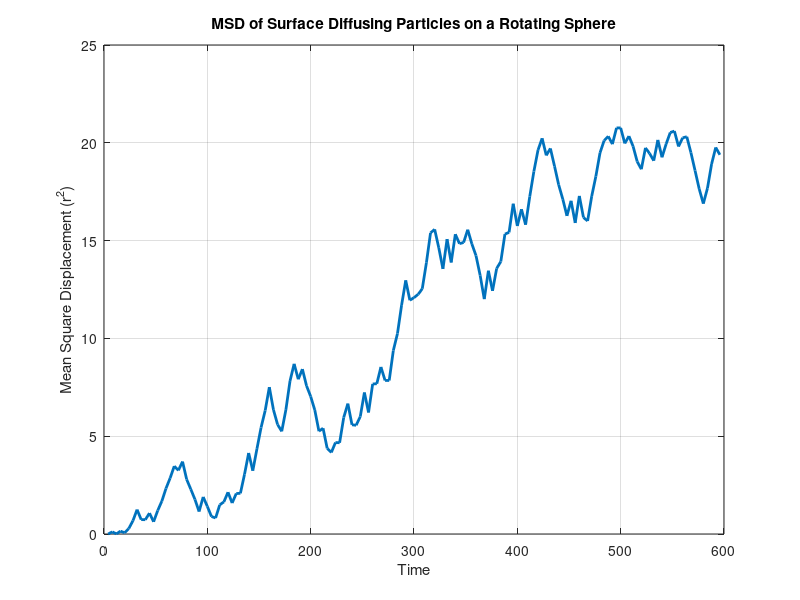
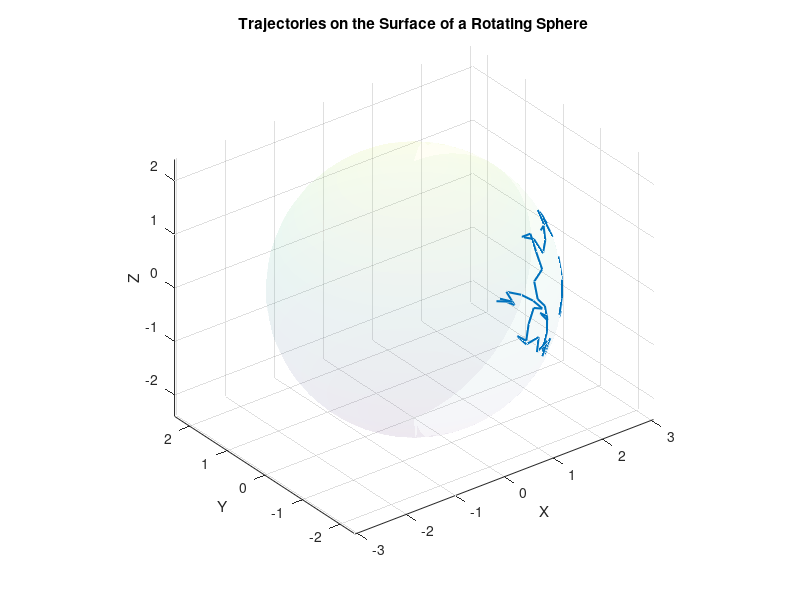

These charts were generated, in order, by the following MATLAB code: (Note: this script raises an error after producing the figures.)
for iii = 1:1

% Parameters
N = 1; % Number of particles
T = 149; % Number of time steps
R = 2.4; % Radius of sphere
stepSize = 0.3; % Surface diffusion step size
dt = 4.0; % Time step
omega = pi/200; % Sphere rotation rate (radians per step)

% great! omega = pi/50; % Sphere rotation rate (radians per step)


% Initialization
initial_positions = zeros(N, 3);
positions = zeros(N, 3, T);

% Random initial positions on the sphere
theta = acos(2*rand(N,1) - 1); % [0, pi]
phi = 2*pi*rand(N,1); % [0, 2pi]
x = R * sin(theta) .* cos(phi);
y = R * sin(theta) .* sin(phi);
z = R * cos(theta);
current_positions = [x, y, z];
initial_positions = current_positions;
positions(:,:,1) = current_positions;

% Run simulation
for t = 2:T
    % Global rotation around z-axis
    rotMat = [cos(omega), -sin(omega), 0;
              sin(omega), cos(omega), 0;
                    0 , 0 , 1];
    current_positions = (rotMat * current_positions')';

    % Surface diffusion step for each particle
    for i = 1:N
        r = current_positions(i, :)';
        % Tangent plane basis
        z_hat = r / norm(r);
        arbitrary = [0; 0; 1];
        if abs(dot(z_hat, arbitrary)) > 0.99
            arbitrary = [1; 0; 0];
        end
        u = cross(z_hat, arbitrary); u = u / norm(u);
        v = cross(z_hat, u);

        % Random step in tangent plane
        alpha = 2*pi*rand();
        step = stepSize * (cos(alpha)*u + sin(alpha)*v);
        r_new = r + step;
        current_positions(i,:) = R * (r_new' / norm(r_new));
    end

    % Store position
    positions(:,:,t) = current_positions;
end

% === Compute Mean Square Displacement (MSD) in Cartesian coordinates ===
MSD = zeros(1, T);
for t = 1:T
    displacements = positions(:,:,t) - initial_positions;
    MSD(t) = mean(vecnorm(displacements, 2, 2).^2);
end

% === Plot MSD ===
time = (1:T) * dt;
figure;
plot(time, MSD, 'LineWidth', 2);
xlabel('Time');
ylabel('Mean Square Displacement (r^2)');
title('MSD of Surface Diffusing Particles on a Rotating Sphere');
grid on;

%exportgraphics(gcf, append(int2str(iii),'_MSD_simulation.pdf'), 'Resolution', 1200);
%close

%plot 3D tracks and sphere here
% === Optional: Plot trajectories ===
figure;
hold on;
[Xs, Ys, Zs] = sphere(40);
surf(R*Xs, R*Ys, R*Zs, 'FaceAlpha', 0.05, 'EdgeColor', 'none');
axis equal;
xlabel('X'); ylabel('Y'); zlabel('Z');
title('Trajectories on the Surface of a Rotating Sphere');
num_to_plot = 10;
colors = lines(num_to_plot);

for i = 1:1 %num_to_plot
    traj = squeeze(positions(i, :, :))';
    plot3(traj(:,1), traj(:,2), traj(:,3), 'Color', colors(i,:), 'LineWidth', 1.5);
end
view(3);
grid on;

save(append(int2str(iii), '_MSD_simulation_positions.mat'),'positions');

%exportgraphics(gcf, append(int2str(iii),'_track_simulation.pdf'), 'Resolution', 1200);


end
